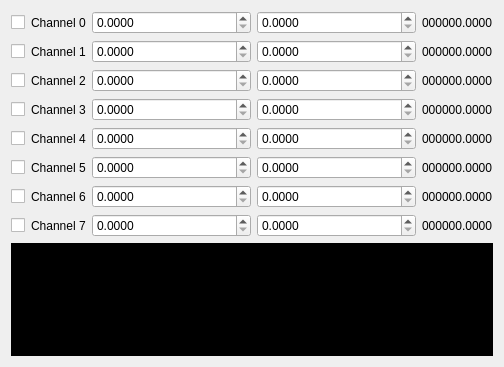
<?xml version="1.0" encoding="UTF-8"?>
<ui version="4.0">
 <class>Form</class>
 <widget class="QWidget" name="Form">
  <property name="geometry">
   <rect>
    <x>0</x>
    <y>0</y>
    <width>504</width>
    <height>367</height>
   </rect>
  </property>
  <property name="sizePolicy">
   <sizepolicy hsizetype="Preferred" vsizetype="Fixed">
    <horstretch>0</horstretch>
    <verstretch>0</verstretch>
   </sizepolicy>
  </property>
  <property name="windowTitle">
   <string>Form</string>
  </property>
  <layout class="QGridLayout" name="gridLayout_2">
   <item row="6" column="2">
    <widget class="QDoubleSpinBox" name="channel6min">
     <property name="sizePolicy">
      <sizepolicy hsizetype="Minimum" vsizetype="Fixed">
       <horstretch>1</horstretch>
       <verstretch>0</verstretch>
      </sizepolicy>
     </property>
     <property name="decimals">
      <number>4</number>
     </property>
     <property name="maximum">
      <double>1000000.000000000000000</double>
     </property>
    </widget>
   </item>
   <item row="4" column="2">
    <widget class="QDoubleSpinBox" name="channel4min">
     <property name="sizePolicy">
      <sizepolicy hsizetype="Minimum" vsizetype="Fixed">
       <horstretch>1</horstretch>
       <verstretch>0</verstretch>
      </sizepolicy>
     </property>
     <property name="decimals">
      <number>4</number>
     </property>
     <property name="maximum">
      <double>1000000.000000000000000</double>
     </property>
    </widget>
   </item>
   <item row="2" column="3">
    <widget class="QDoubleSpinBox" name="channel2max">
     <property name="sizePolicy">
      <sizepolicy hsizetype="Minimum" vsizetype="Fixed">
       <horstretch>1</horstretch>
       <verstretch>0</verstretch>
      </sizepolicy>
     </property>
     <property name="decimals">
      <number>4</number>
     </property>
     <property name="maximum">
      <double>1000000.000000000000000</double>
     </property>
    </widget>
   </item>
   <item row="2" column="0">
    <widget class="QCheckBox" name="useChannel2">
     <property name="text">
      <string/>
     </property>
    </widget>
   </item>
   <item row="1" column="1">
    <widget class="QLabel" name="channelLabel1">
     <property name="text">
      <string>Channel 1</string>
     </property>
    </widget>
   </item>
   <item row="5" column="4">
    <widget class="QLabel" name="channelResult5">
     <property name="sizePolicy">
      <sizepolicy hsizetype="Preferred" vsizetype="Preferred">
       <horstretch>0</horstretch>
       <verstretch>0</verstretch>
      </sizepolicy>
     </property>
     <property name="text">
      <string>000000.0000</string>
     </property>
    </widget>
   </item>
   <item row="6" column="4">
    <widget class="QLabel" name="channelResult6">
     <property name="sizePolicy">
      <sizepolicy hsizetype="Preferred" vsizetype="Preferred">
       <horstretch>0</horstretch>
       <verstretch>0</verstretch>
      </sizepolicy>
     </property>
     <property name="text">
      <string>000000.0000</string>
     </property>
    </widget>
   </item>
   <item row="3" column="2">
    <widget class="QDoubleSpinBox" name="channel3min">
     <property name="sizePolicy">
      <sizepolicy hsizetype="Minimum" vsizetype="Fixed">
       <horstretch>1</horstretch>
       <verstretch>0</verstretch>
      </sizepolicy>
     </property>
     <property name="acceptDrops">
      <bool>true</bool>
     </property>
     <property name="decimals">
      <number>4</number>
     </property>
     <property name="maximum">
      <double>1000000.000000000000000</double>
     </property>
    </widget>
   </item>
   <item row="1" column="4">
    <widget class="QLabel" name="channelResult1">
     <property name="sizePolicy">
      <sizepolicy hsizetype="Preferred" vsizetype="Preferred">
       <horstretch>0</horstretch>
       <verstretch>0</verstretch>
      </sizepolicy>
     </property>
     <property name="text">
      <string>000000.0000</string>
     </property>
    </widget>
   </item>
   <item row="2" column="2">
    <widget class="QDoubleSpinBox" name="channel2min">
     <property name="sizePolicy">
      <sizepolicy hsizetype="Minimum" vsizetype="Fixed">
       <horstretch>1</horstretch>
       <verstretch>0</verstretch>
      </sizepolicy>
     </property>
     <property name="decimals">
      <number>4</number>
     </property>
     <property name="maximum">
      <double>1000000.000000000000000</double>
     </property>
    </widget>
   </item>
   <item row="6" column="0">
    <widget class="QCheckBox" name="useChannel6">
     <property name="text">
      <string/>
     </property>
    </widget>
   </item>
   <item row="4" column="0">
    <widget class="QCheckBox" name="useChannel4">
     <property name="text">
      <string/>
     </property>
    </widget>
   </item>
   <item row="1" column="0">
    <widget class="QCheckBox" name="useChannel1">
     <property name="text">
      <string/>
     </property>
    </widget>
   </item>
   <item row="6" column="3">
    <widget class="QDoubleSpinBox" name="channel6max">
     <property name="sizePolicy">
      <sizepolicy hsizetype="Minimum" vsizetype="Fixed">
       <horstretch>1</horstretch>
       <verstretch>0</verstretch>
      </sizepolicy>
     </property>
     <property name="decimals">
      <number>4</number>
     </property>
     <property name="maximum">
      <double>1000000.000000000000000</double>
     </property>
    </widget>
   </item>
   <item row="4" column="1">
    <widget class="QLabel" name="channelLabel4">
     <property name="styleSheet">
      <string notr="true"/>
     </property>
     <property name="text">
      <string>Channel 4</string>
     </property>
    </widget>
   </item>
   <item row="3" column="1">
    <widget class="QLabel" name="channelLabel3">
     <property name="text">
      <string>Channel 3</string>
     </property>
    </widget>
   </item>
   <item row="3" column="0">
    <widget class="QCheckBox" name="useChannel3">
     <property name="text">
      <string/>
     </property>
    </widget>
   </item>
   <item row="7" column="4">
    <widget class="QLabel" name="channelResult7">
     <property name="sizePolicy">
      <sizepolicy hsizetype="Preferred" vsizetype="Preferred">
       <horstretch>0</horstretch>
       <verstretch>0</verstretch>
      </sizepolicy>
     </property>
     <property name="text">
      <string>000000.0000</string>
     </property>
    </widget>
   </item>
   <item row="7" column="1">
    <widget class="QLabel" name="channelLabel7">
     <property name="text">
      <string>Channel 7</string>
     </property>
    </widget>
   </item>
   <item row="3" column="3">
    <widget class="QDoubleSpinBox" name="channel3max">
     <property name="sizePolicy">
      <sizepolicy hsizetype="Minimum" vsizetype="Fixed">
       <horstretch>1</horstretch>
       <verstretch>0</verstretch>
      </sizepolicy>
     </property>
     <property name="decimals">
      <number>4</number>
     </property>
     <property name="maximum">
      <double>1000000.000000000000000</double>
     </property>
    </widget>
   </item>
   <item row="1" column="3">
    <widget class="QDoubleSpinBox" name="channel1max">
     <property name="sizePolicy">
      <sizepolicy hsizetype="Minimum" vsizetype="Fixed">
       <horstretch>1</horstretch>
       <verstretch>0</verstretch>
      </sizepolicy>
     </property>
     <property name="decimals">
      <number>4</number>
     </property>
     <property name="maximum">
      <double>1000000.000000000000000</double>
     </property>
    </widget>
   </item>
   <item row="1" column="2">
    <widget class="QDoubleSpinBox" name="channel1min">
     <property name="sizePolicy">
      <sizepolicy hsizetype="Minimum" vsizetype="Fixed">
       <horstretch>1</horstretch>
       <verstretch>0</verstretch>
      </sizepolicy>
     </property>
     <property name="decimals">
      <number>4</number>
     </property>
     <property name="maximum">
      <double>1000000.000000000000000</double>
     </property>
    </widget>
   </item>
   <item row="4" column="3">
    <widget class="QDoubleSpinBox" name="channel4max">
     <property name="sizePolicy">
      <sizepolicy hsizetype="Minimum" vsizetype="Fixed">
       <horstretch>1</horstretch>
       <verstretch>0</verstretch>
      </sizepolicy>
     </property>
     <property name="decimals">
      <number>4</number>
     </property>
     <property name="maximum">
      <double>1000000.000000000000000</double>
     </property>
    </widget>
   </item>
   <item row="2" column="1">
    <widget class="QLabel" name="channelLabel2">
     <property name="text">
      <string>Channel 2</string>
     </property>
    </widget>
   </item>
   <item row="7" column="2">
    <widget class="QDoubleSpinBox" name="channel7min">
     <property name="sizePolicy">
      <sizepolicy hsizetype="Minimum" vsizetype="Fixed">
       <horstretch>1</horstretch>
       <verstretch>0</verstretch>
      </sizepolicy>
     </property>
     <property name="decimals">
      <number>4</number>
     </property>
     <property name="maximum">
      <double>1000000.000000000000000</double>
     </property>
    </widget>
   </item>
   <item row="2" column="4">
    <widget class="QLabel" name="channelResult2">
     <property name="sizePolicy">
      <sizepolicy hsizetype="Preferred" vsizetype="Preferred">
       <horstretch>0</horstretch>
       <verstretch>0</verstretch>
      </sizepolicy>
     </property>
     <property name="text">
      <string>000000.0000</string>
     </property>
    </widget>
   </item>
   <item row="7" column="3">
    <widget class="QDoubleSpinBox" name="channel7max">
     <property name="sizePolicy">
      <sizepolicy hsizetype="Minimum" vsizetype="Fixed">
       <horstretch>1</horstretch>
       <verstretch>0</verstretch>
      </sizepolicy>
     </property>
     <property name="decimals">
      <number>4</number>
     </property>
     <property name="maximum">
      <double>1000000.000000000000000</double>
     </property>
    </widget>
   </item>
   <item row="5" column="1">
    <widget class="QLabel" name="channelLabel5">
     <property name="text">
      <string>Channel 5</string>
     </property>
    </widget>
   </item>
   <item row="5" column="2">
    <widget class="QDoubleSpinBox" name="channel5min">
     <property name="sizePolicy">
      <sizepolicy hsizetype="Minimum" vsizetype="Fixed">
       <horstretch>1</horstretch>
       <verstretch>0</verstretch>
      </sizepolicy>
     </property>
     <property name="decimals">
      <number>4</number>
     </property>
     <property name="maximum">
      <double>1000000.000000000000000</double>
     </property>
    </widget>
   </item>
   <item row="0" column="2">
    <widget class="QDoubleSpinBox" name="channel0min">
     <property name="sizePolicy">
      <sizepolicy hsizetype="Minimum" vsizetype="Fixed">
       <horstretch>1</horstretch>
       <verstretch>0</verstretch>
      </sizepolicy>
     </property>
     <property name="decimals">
      <number>4</number>
     </property>
     <property name="maximum">
      <double>1000000.000000000000000</double>
     </property>
    </widget>
   </item>
   <item row="0" column="0">
    <widget class="QCheckBox" name="useChannel0">
     <property name="text">
      <string/>
     </property>
    </widget>
   </item>
   <item row="0" column="4">
    <widget class="QLabel" name="channelResult0">
     <property name="sizePolicy">
      <sizepolicy hsizetype="Preferred" vsizetype="Preferred">
       <horstretch>0</horstretch>
       <verstretch>0</verstretch>
      </sizepolicy>
     </property>
     <property name="text">
      <string>000000.0000</string>
     </property>
    </widget>
   </item>
   <item row="0" column="3">
    <widget class="QDoubleSpinBox" name="channel0max">
     <property name="sizePolicy">
      <sizepolicy hsizetype="Minimum" vsizetype="Fixed">
       <horstretch>1</horstretch>
       <verstretch>0</verstretch>
      </sizepolicy>
     </property>
     <property name="decimals">
      <number>4</number>
     </property>
     <property name="maximum">
      <double>1000000.000000000000000</double>
     </property>
    </widget>
   </item>
   <item row="6" column="1">
    <widget class="QLabel" name="channelLabel6">
     <property name="text">
      <string>Channel 6</string>
     </property>
    </widget>
   </item>
   <item row="4" column="4">
    <widget class="QLabel" name="channelResult4">
     <property name="sizePolicy">
      <sizepolicy hsizetype="Preferred" vsizetype="Preferred">
       <horstretch>0</horstretch>
       <verstretch>0</verstretch>
      </sizepolicy>
     </property>
     <property name="text">
      <string>000000.0000</string>
     </property>
    </widget>
   </item>
   <item row="5" column="3">
    <widget class="QDoubleSpinBox" name="channel5max">
     <property name="sizePolicy">
      <sizepolicy hsizetype="Minimum" vsizetype="Fixed">
       <horstretch>1</horstretch>
       <verstretch>0</verstretch>
      </sizepolicy>
     </property>
     <property name="decimals">
      <number>4</number>
     </property>
     <property name="maximum">
      <double>1000000.000000000000000</double>
     </property>
    </widget>
   </item>
   <item row="3" column="4">
    <widget class="QLabel" name="channelResult3">
     <property name="sizePolicy">
      <sizepolicy hsizetype="Preferred" vsizetype="Preferred">
       <horstretch>0</horstretch>
       <verstretch>0</verstretch>
      </sizepolicy>
     </property>
     <property name="text">
      <string>000000.0000</string>
     </property>
    </widget>
   </item>
   <item row="0" column="1">
    <widget class="QLabel" name="channelLabel0">
     <property name="text">
      <string>Channel 0</string>
     </property>
    </widget>
   </item>
   <item row="5" column="0">
    <widget class="QCheckBox" name="useChannel5">
     <property name="text">
      <string/>
     </property>
    </widget>
   </item>
   <item row="7" column="0">
    <widget class="QCheckBox" name="useChannel7">
     <property name="text">
      <string/>
     </property>
    </widget>
   </item>
   <item row="8" column="0" rowspan="2" colspan="5">
    <widget class="QLabel" name="all_freqs_in_range">
     <property name="sizePolicy">
      <sizepolicy hsizetype="Expanding" vsizetype="Expanding">
       <horstretch>0</horstretch>
       <verstretch>0</verstretch>
      </sizepolicy>
     </property>
     <property name="styleSheet">
      <string notr="true">QLabel {background-color: rgb(0, 0, 0)}</string>
     </property>
     <property name="text">
      <string/>
     </property>
    </widget>
   </item>
  </layout>
 </widget>
 <resources/>
 <connections/>
</ui>
